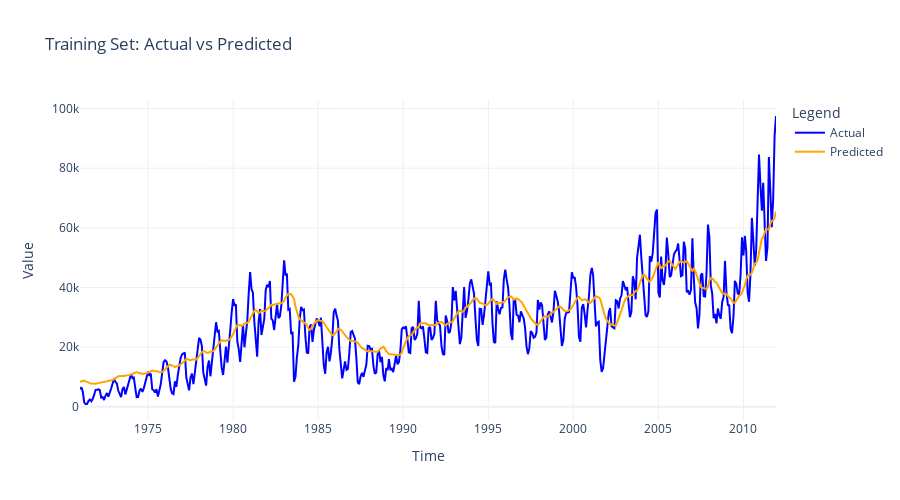

This figure's notebook cell:
### Code cell
import plotly.graph_objects as go

# Create the figure
fig = go.Figure()

# Add actual values
fig.add_trace(go.Scatter(
    x=df_lstm_train_pred.index, 
    y=df_lstm_train_pred[response_name], 
    mode='lines', 
    name='Actual',
    line=dict(color='blue')
))

# Add predicted values
fig.add_trace(go.Scatter(
    x=df_lstm_train_pred.index, 
    y=df_lstm_train_pred['Predicted'], 
    mode='lines', 
    name='Predicted',
    line=dict(color='orange')
))

# Update layout for better visualization
fig.update_layout(
    title='Training Set: Actual vs Predicted',
    xaxis_title='Time',
    yaxis_title='Value',
    legend_title='Legend',
    template='plotly_white',
    hovermode='x',
    width=900,
    height=500
)

# Show the plot
fig.show()

### Figure 1 — Plotly figure (JSON) as saved in the notebook; plotly's stock layout.template omitted (floating-point values rounded to 4 significant figures; data arrays with more than 128 entries replaced by an {"elided": "..."} marker saying what was removed)
{"data": [{"line": {"color": "blue"}, "mode": "lines", "name": "Actual", "type": "scatter", "x": {"elided": "492 str values"}, "y": {"elided": "492 float values"}}, {"line": {"color": "orange"}, "mode": "lines", "name": "Predicted", "type": "scatter", "x": {"elided": "492 str values"}, "y": {"elided": "492 float values"}}], "layout": {"height": 500, "hovermode": "x", "legend": {"title": {"text": "Legend"}}, "title": {"text": "Training Set: Actual vs Predicted"}, "width": 900, "xaxis": {"title": {"text": "Time"}}, "yaxis": {"title": {"text": "Value"}}}}
